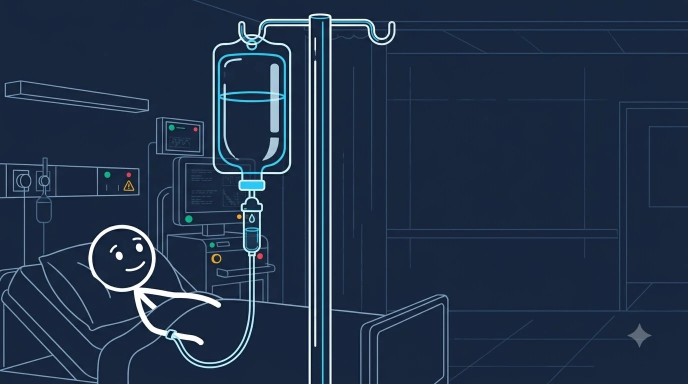
#> input picture projects/hospital-bills/img/s01.jpg, 1376 x 768 px (shown at 1/2 size); its folder holds only this picture in this run
$ python ingest_shots.py
#> lines starting #> are read from the running program, lines starting #| are printed output that depends on the picture
import os, glob, re
from PIL import Image, ImageDraw

def main():
    proj_dir = os.path.dirname(os.path.abspath(__file__))
    dl_dir = os.path.join(os.path.expanduser("~"), "Downloads", "stick_hospital-bills")
    img_dir = os.path.join(proj_dir, "img")
    os.makedirs(img_dir, exist_ok=True)

    files = glob.glob(os.path.join(dl_dir, "*.*"))
    shots = {}
    for f in files:
        base = os.path.basename(f)
        m = re.match(r"^(\d+)\s*-\s*", base)
        if m:
            shots[int(m.group(1))] = f

    print(f"Found {len(shots)} shots in {dl_dir}")
    converted = 0
    for s in range(1, 35):
        if s in shots:
            src = shots[s]
            im = Image.open(src).convert("RGB")
            dst = os.path.join(img_dir, f"s{s:02d}.jpg")
            im.save(dst, quality=95)
            converted += 1
        else:
            print(f"Missing shot: {s}")

    print(f"Successfully converted {converted}/34 shots to {img_dir}")

    # Build review.jpg contact sheet
    paths = [os.path.join(img_dir, f"s{s:02d}.jpg") for s in range(1, 35) if os.path.exists(os.path.join(img_dir, f"s{s:02d}.jpg"))]
    if paths:
        cols = 6
        tw, th = 384, 216
        rows = (len(paths) + cols - 1) // cols
        grid = Image.new("RGB", (tw * cols, th * rows), (15, 23, 42))
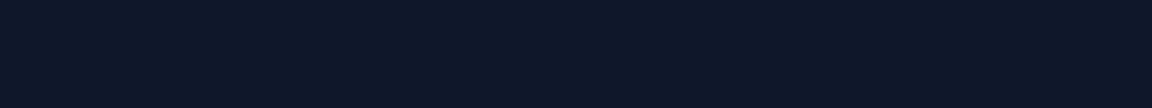
#> grid: PIL image 2304x216 RGB (shown at 1/2 size); mean R, G, B 15, 23, 42
        for idx, p in enumerate(paths):
            im = Image.open(p).resize((tw, th), Image.LANCZOS)
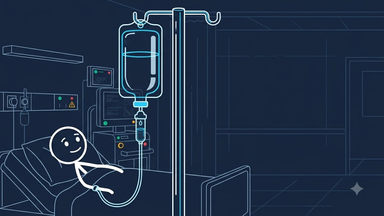
#> im: PIL image 384x216 RGB; mean R, G, B 31.9, 48.6, 72.2
            x = (idx % cols) * tw
            y = (idx // cols) * th
            grid.paste(im, (x, y))
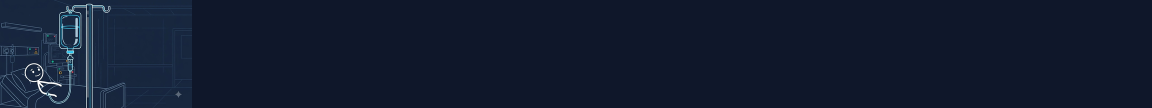
#> grid: PIL image 2304x216 RGB (shown at 1/2 size); mean R, G, B 17.8, 27.3, 47
            d = ImageDraw.Draw(grid)
            d.text((x + 10, y + 10), f"s{idx+1:02d}", fill=(255, 255, 255))
        grid.save(os.path.join(proj_dir, "review.jpg"), quality=90)
        print("Created review.jpg contact sheet")

if __name__ == "__main__":
    main()
